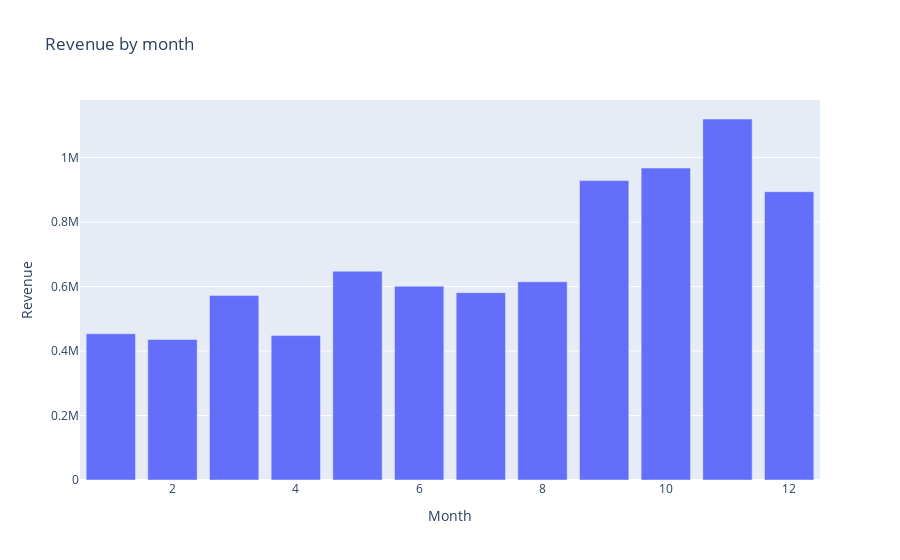

Notebook code cell kept with this figure:
### Code cell
# группируем данные по месяцам и суммируем выручку
revenue_month = data.groupby(by='InvoiceMonth', as_index=False)['TotalPrice'].sum()
display(revenue_month)
# строим график
fig = px.bar(revenue_month,
             x='InvoiceMonth',
             y='TotalPrice',
             title='Revenue by month',
             labels={'TotalPrice':'Revenue', 'InvoiceMonth':'Month'})
fig.show()

### Figure 1 — Plotly figure (JSON) as saved in the notebook; plotly's stock layout.template omitted (floating-point values rounded to 4 significant figures)
{"data": [{"alignmentgroup": "True", "hovertemplate": "Month=%{x}<br>Revenue=%{y}<extra></extra>", "legendgroup": "", "marker": {"color": "#636efa", "pattern": {"shape": ""}}, "name": "", "offsetgroup": "", "orientation": "v", "showlegend": false, "textposition": "auto", "type": "bar", "x": [1, 2, 3, 4, 5, 6, 7, 8, 9, 10, 11, 12], "xaxis": "x", "y": [453600.0, 436000.0, 571900.0, 447900.0, 647400.0, 601200.0, 581000.0, 614700.0, 928600.0, 967400.0, 1120000.0, 894100.0], "yaxis": "y"}], "layout": {"barmode": "relative", "legend": {"tracegroupgap": 0}, "title": {"text": "Revenue by month"}, "xaxis": {"anchor": "y", "domain": [0, 1], "title": {"text": "Month"}}, "yaxis": {"anchor": "x", "domain": [0, 1], "title": {"text": "Revenue"}}}}
